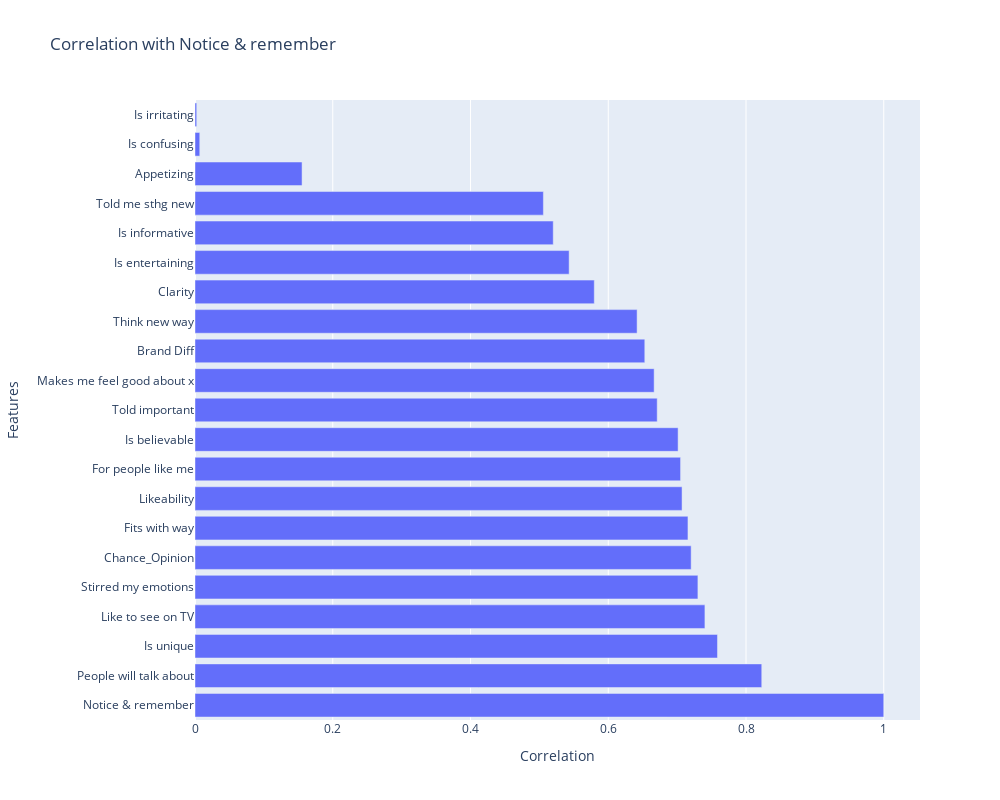

Notebook code for this chart:
### Markdown cell above
## Correlation

### Code cell
def plot_correlation(df):
    correlation = df.corr()
    correlation = correlation["Notice & remember"].sort_values(ascending=False)
    fig = px.bar(y=correlation.index, x=correlation.values, orientation="h", title="Correlation with Notice & remember", labels={"x": "Correlation", "y": "Features"}, height=800, width=1000)
    fig.show()
    # save the plot
    fig.write_image("plots/correlation.png")

plot_correlation(df_top1)

### Figure 1 — Plotly figure (JSON) as saved in the notebook; plotly's stock layout.template omitted (floating-point values rounded to 4 significant figures)
{"data": [{"alignmentgroup": "True", "hovertemplate": "Correlation=%{x}<br>Features=%{y}<extra></extra>", "legendgroup": "", "marker": {"color": "#636efa", "pattern": {"shape": ""}}, "name": "", "offsetgroup": "", "orientation": "h", "showlegend": false, "textposition": "auto", "type": "bar", "x": [1, 0.8229, 0.7586, 0.7403, 0.7302, 0.7204, 0.7157, 0.7072, 0.705, 0.7014, 0.6711, 0.6666, 0.6531, 0.6419, 0.5797, 0.5432, 0.5201, 0.5058, 0.1554, 0.006927, 0.002483], "xaxis": "x", "y": ["Notice & remember", "People will talk about", "Is unique", "Like to see on TV", "Stirred my emotions", "Chance_Opinion", "Fits with way", "Likeability", "For people like me", "Is believable", "Told important", "Makes me feel good about x", "Brand Diff", "Think new way", "Clarity", "Is entertaining", "Is informative", "Told me sthg new", "Appetizing", "Is confusing", "Is irritating"], "yaxis": "y"}], "layout": {"barmode": "relative", "height": 800, "legend": {"tracegroupgap": 0}, "title": {"text": "Correlation with Notice & remember"}, "width": 1000, "xaxis": {"anchor": "y", "domain": [0, 1], "title": {"text": "Correlation"}}, "yaxis": {"anchor": "x", "domain": [0, 1], "title": {"text": "Features"}}}}
